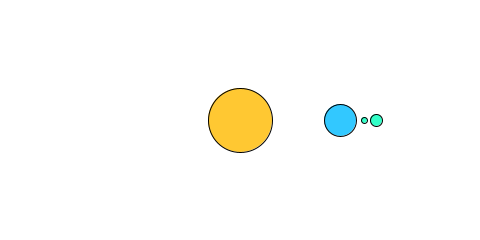
Frame 1 (no input)
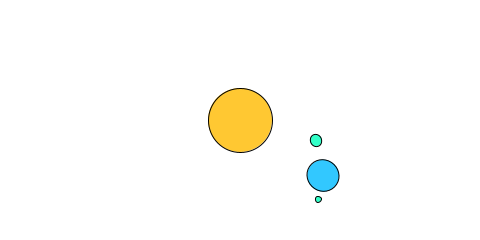
Frame 60 (the mouse pressed at the canvas centre just before this capture)
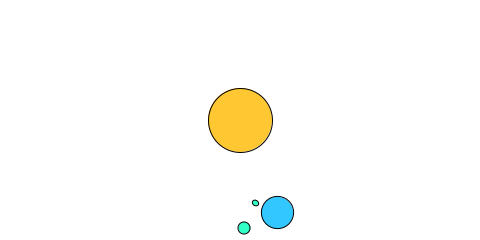
Frame 120 (the mouse held since frame 60 and released just before this capture)

The Processing sketch that drew these frames (run headless with seeded random() and noise(); from frame 60 on, the mouse is pressed at the canvas centre):

// Processing sketch: example_14_16_solar_system
// ── example_14_16_solar_system.pde
// Learning Processing
// Daniel Shiffman
// http://www.learningprocessing.com

// Example 14-16: Simple solar system

// Angle of rotation around sun and planets
float theta = 0;

void setup() {
  size(480, 240);
}

void draw() {
  background(255);
  stroke(0);

  // Translate to center of window to draw the sun.
  translate(width/2, height/2);
  fill(255, 200, 50);
  ellipse(0, 0, 64, 64);

  // The earth rotates around the sun
  pushMatrix();
  rotate(theta);
  translate(100, 0);
  fill(50, 200, 255);
  ellipse(0, 0, 32, 32);

  // Moon #1 rotates around the earth
  // pushMatrix() is called to save the transformation state before drawing moon #1. 
  // This way we can pop and return to earth before drawing moon #2. 
  // Both moons rotate around the earth (which itself is rotating around the sun).
  pushMatrix(); 
  rotate(-theta*4);
  translate(36, 0);
  fill(50, 255, 200);
  ellipse(0, 0, 12, 12);
  popMatrix();

  // Moon #2 also rotates around the earth
  pushMatrix();
  rotate(theta*2);
  translate(24, 0);
  fill(50, 255, 200);
  ellipse(0, 0, 6, 6);
  popMatrix();

  popMatrix();

  theta += 0.01;
}
